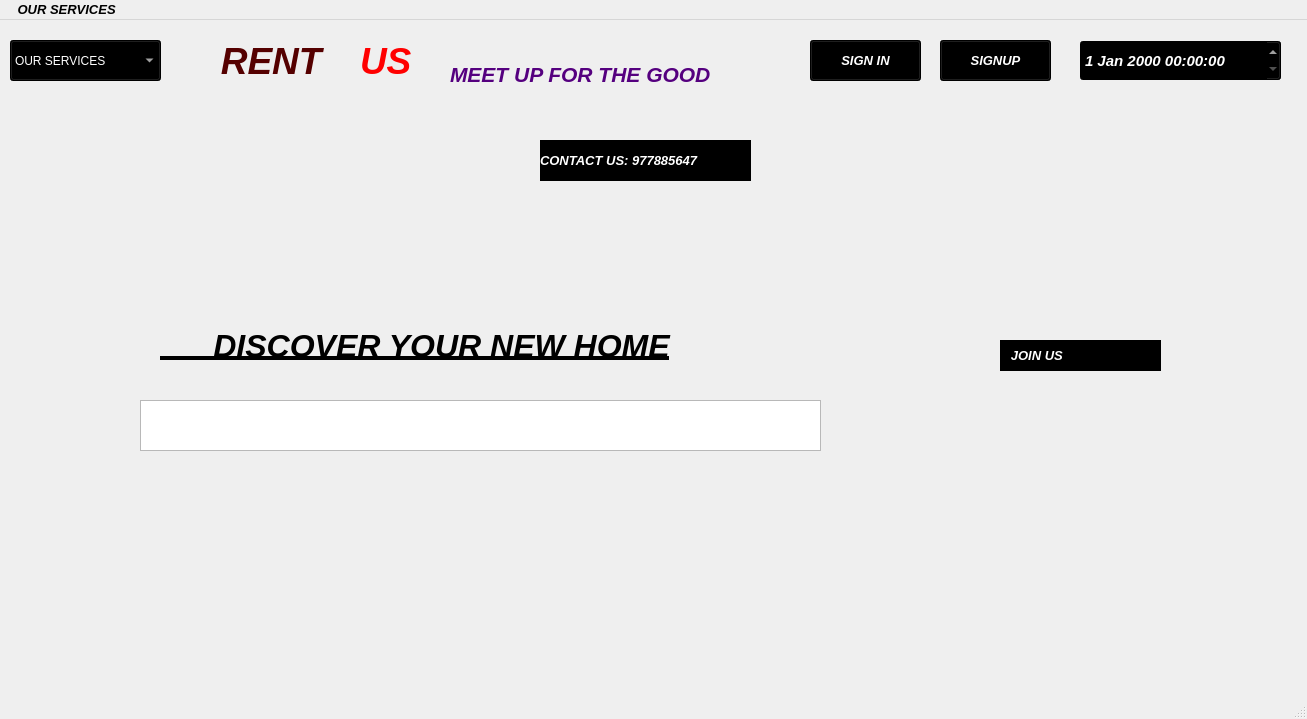
<?xml version="1.0" encoding="UTF-8"?>
<ui version="4.0">
 <class>SignUpWindow</class>
 <widget class="QMainWindow" name="SignUpWindow">
  <property name="geometry">
   <rect>
    <x>0</x>
    <y>0</y>
    <width>1307</width>
    <height>719</height>
   </rect>
  </property>
  <property name="windowTitle">
   <string>SignUpWindow</string>
  </property>
  <property name="styleSheet">
   <string notr="true"/>
  </property>
  <widget class="QWidget" name="centralwidget">
   <widget class="QWidget" name="widget" native="true">
    <property name="geometry">
     <rect>
      <x>0</x>
      <y>80</y>
      <width>991</width>
      <height>571</height>
     </rect>
    </property>
    <property name="styleSheet">
     <string notr="true">background-image: url(:/images/rent.jpg);</string>
    </property>
    <widget class="QLabel" name="label">
     <property name="geometry">
      <rect>
       <x>160</x>
       <y>220</y>
       <width>641</width>
       <height>51</height>
      </rect>
     </property>
     <property name="font">
      <font>
       <pointsize>24</pointsize>
       <italic>true</italic>
       <bold>true</bold>
       <underline>true</underline>
      </font>
     </property>
     <property name="autoFillBackground">
      <bool>false</bool>
     </property>
     <property name="styleSheet">
      <string notr="true">color: rgb(0, 0, 0);</string>
     </property>
     <property name="text">
      <string>      DISCOVER YOUR NEW HOME</string>
     </property>
    </widget>
    <widget class="QTextEdit" name="textEdit">
     <property name="geometry">
      <rect>
       <x>140</x>
       <y>300</y>
       <width>681</width>
       <height>51</height>
      </rect>
     </property>
     <property name="html">
      <string>&lt;!DOCTYPE HTML PUBLIC &quot;-//W3C//DTD HTML 4.0//EN&quot; &quot;http://www.w3.org/TR/REC-html40/strict.dtd&quot;&gt;
&lt;html&gt;&lt;head&gt;&lt;meta name=&quot;qrichtext&quot; content=&quot;1&quot; /&gt;&lt;meta charset=&quot;utf-8&quot; /&gt;&lt;style type=&quot;text/css&quot;&gt;
p, li { white-space: pre-wrap; }
hr { height: 1px; border-width: 0; }
&lt;/style&gt;&lt;/head&gt;&lt;body style=&quot; font-family:'Segoe UI'; font-size:9pt; font-weight:400; font-style:normal;&quot;&gt;
&lt;p align=&quot;justify&quot; style=&quot; margin-top:12px; margin-bottom:12px; margin-left:0px; margin-right:0px; -qt-block-indent:0; text-indent:0px;&quot;&gt;&lt;br /&gt;&lt;/p&gt;&lt;/body&gt;&lt;/html&gt;</string>
     </property>
    </widget>
    <widget class="QLabel" name="label_2">
     <property name="geometry">
      <rect>
       <x>540</x>
       <y>40</y>
       <width>211</width>
       <height>41</height>
      </rect>
     </property>
     <property name="font">
      <font>
       <pointsize>10</pointsize>
       <italic>true</italic>
       <bold>true</bold>
      </font>
     </property>
     <property name="styleSheet">
      <string notr="true">color: rgb(255, 255, 255);
background-color: rgb(0, 0, 0);</string>
     </property>
     <property name="text">
      <string>CONTACT US: 977885647</string>
     </property>
    </widget>
   </widget>
   <widget class="QWidget" name="widget_2" native="true">
    <property name="geometry">
     <rect>
      <x>990</x>
      <y>360</y>
      <width>231</width>
      <height>291</height>
     </rect>
    </property>
    <property name="styleSheet">
     <string notr="true">background-image: url(:/images/resized.png);</string>
    </property>
   </widget>
   <widget class="QLabel" name="label_3">
    <property name="geometry">
     <rect>
      <x>1000</x>
      <y>320</y>
      <width>161</width>
      <height>31</height>
     </rect>
    </property>
    <property name="font">
     <font>
      <pointsize>10</pointsize>
      <italic>true</italic>
      <bold>true</bold>
     </font>
    </property>
    <property name="styleSheet">
     <string notr="true">color: rgb(255, 255, 255);
background-color: rgb(0, 0, 0);</string>
    </property>
    <property name="text">
     <string>   JOIN US</string>
    </property>
   </widget>
   <widget class="QWidget" name="widget_3" native="true">
    <property name="geometry">
     <rect>
      <x>0</x>
      <y>0</y>
      <width>1301</width>
      <height>81</height>
     </rect>
    </property>
    <widget class="QLabel" name="label_4">
     <property name="geometry">
      <rect>
       <x>190</x>
       <y>0</y>
       <width>221</width>
       <height>81</height>
      </rect>
     </property>
     <property name="font">
      <font>
       <pointsize>28</pointsize>
       <italic>true</italic>
       <bold>true</bold>
      </font>
     </property>
     <property name="styleSheet">
      <string notr="true">color: rgb(85, 0, 0);</string>
     </property>
     <property name="text">
      <string>   RENT</string>
     </property>
    </widget>
    <widget class="QLabel" name="label_5">
     <property name="geometry">
      <rect>
       <x>360</x>
       <y>0</y>
       <width>141</width>
       <height>81</height>
      </rect>
     </property>
     <property name="font">
      <font>
       <pointsize>28</pointsize>
       <italic>true</italic>
       <bold>true</bold>
      </font>
     </property>
     <property name="styleSheet">
      <string notr="true">color: rgb(255, 0, 0);</string>
     </property>
     <property name="text">
      <string>US</string>
     </property>
    </widget>
    <widget class="QLabel" name="label_6">
     <property name="geometry">
      <rect>
       <x>450</x>
       <y>29</y>
       <width>331</width>
       <height>51</height>
      </rect>
     </property>
     <property name="font">
      <font>
       <pointsize>16</pointsize>
       <italic>true</italic>
       <bold>true</bold>
      </font>
     </property>
     <property name="styleSheet">
      <string notr="true">color: rgb(85, 0, 127);</string>
     </property>
     <property name="text">
      <string>MEET UP FOR THE GOOD</string>
     </property>
    </widget>
    <widget class="QPushButton" name="pushButton">
     <property name="geometry">
      <rect>
       <x>810</x>
       <y>20</y>
       <width>111</width>
       <height>41</height>
      </rect>
     </property>
     <property name="font">
      <font>
       <pointsize>10</pointsize>
       <italic>true</italic>
       <bold>true</bold>
      </font>
     </property>
     <property name="styleSheet">
      <string notr="true">color: rgb(255, 255, 255);
background-color: rgb(0, 0, 0);</string>
     </property>
     <property name="text">
      <string>SIGN IN</string>
     </property>
    </widget>
    <widget class="QPushButton" name="pushButton_2">
     <property name="geometry">
      <rect>
       <x>940</x>
       <y>20</y>
       <width>111</width>
       <height>41</height>
      </rect>
     </property>
     <property name="font">
      <font>
       <pointsize>10</pointsize>
       <italic>true</italic>
       <bold>true</bold>
      </font>
     </property>
     <property name="styleSheet">
      <string notr="true">color: rgb(255, 255, 255);
background-color: rgb(0, 0, 0);</string>
     </property>
     <property name="text">
      <string>SIGNUP</string>
     </property>
    </widget>
    <widget class="QDateTimeEdit" name="dateTimeEdit">
     <property name="geometry">
      <rect>
       <x>1080</x>
       <y>20</y>
       <width>201</width>
       <height>41</height>
      </rect>
     </property>
     <property name="font">
      <font>
       <pointsize>11</pointsize>
       <italic>true</italic>
       <bold>true</bold>
      </font>
     </property>
     <property name="styleSheet">
      <string notr="true">background-color: rgb(0, 0, 0);
color: rgb(255, 255, 255);</string>
     </property>
    </widget>
    <widget class="QComboBox" name="comboBox">
     <property name="geometry">
      <rect>
       <x>10</x>
       <y>20</y>
       <width>151</width>
       <height>41</height>
      </rect>
     </property>
     <property name="styleSheet">
      <string notr="true">color: rgb(255, 255, 255);
background-color: rgb(0, 0, 0);
font: 700 italic 10pt &quot;Segoe UI&quot;;</string>
     </property>
     <item>
      <property name="text">
       <string>OUR SERVICES</string>
      </property>
     </item>
     <item>
      <property name="text">
       <string>ROOMS</string>
      </property>
     </item>
    </widget>
   </widget>
  </widget>
  <widget class="QMenuBar" name="menubar">
   <property name="geometry">
    <rect>
     <x>0</x>
     <y>0</y>
     <width>1307</width>
     <height>29</height>
    </rect>
   </property>
   <property name="font">
    <font>
     <pointsize>10</pointsize>
     <italic>true</italic>
     <bold>true</bold>
    </font>
   </property>
   <widget class="QMenu" name="menu_OUR_SERVICES">
    <property name="font">
     <font>
      <family>Segoe UI</family>
      <pointsize>8</pointsize>
      <bold>true</bold>
     </font>
    </property>
    <property name="title">
     <string>  OUR SERVICES</string>
    </property>
    <widget class="QMenu" name="menuPRICE_RANGE">
     <property name="title">
      <string>PRICE RANGE</string>
     </property>
     <addaction name="separator"/>
     <addaction name="actionMAX_TO_MIN"/>
     <addaction name="separator"/>
     <addaction name="actionMIN_TO_MAX"/>
    </widget>
    <widget class="QMenu" name="menuCATEGORIES">
     <property name="font">
      <font>
       <family>Segoe UI Black</family>
       <italic>true</italic>
       <bold>true</bold>
      </font>
     </property>
     <property name="title">
      <string>CATEGORIES</string>
     </property>
     <addaction name="actionDELUXE"/>
     <addaction name="actionSUPER_DELUXE"/>
    </widget>
    <addaction name="actionROOMS"/>
    <addaction name="separator"/>
    <addaction name="menuPRICE_RANGE"/>
    <addaction name="separator"/>
    <addaction name="menuCATEGORIES"/>
    <addaction name="separator"/>
   </widget>
   <addaction name="menu_OUR_SERVICES"/>
  </widget>
  <widget class="QStatusBar" name="statusbar"/>
  <action name="actionROOMS">
   <property name="text">
    <string>REQUIRED LOCATIONS</string>
   </property>
  </action>
  <action name="actionLUNCH_MENU">
   <property name="text">
    <string>LUNCH MENU</string>
   </property>
  </action>
  <action name="actionMAX_TO_MIN">
   <property name="text">
    <string>MAX TO MIN</string>
   </property>
   <property name="font">
    <font>
     <italic>true</italic>
    </font>
   </property>
  </action>
  <action name="actionMIN_TO_MAX">
   <property name="text">
    <string>MIN TO MAX</string>
   </property>
   <property name="font">
    <font>
     <italic>true</italic>
    </font>
   </property>
  </action>
  <action name="actionDELUXE">
   <property name="text">
    <string>DELUXE</string>
   </property>
  </action>
  <action name="actionSUPER_DELUXE">
   <property name="text">
    <string>SUPER DELUXE</string>
   </property>
  </action>
 </widget>
 <resources/>
 <connections/>
</ui>
